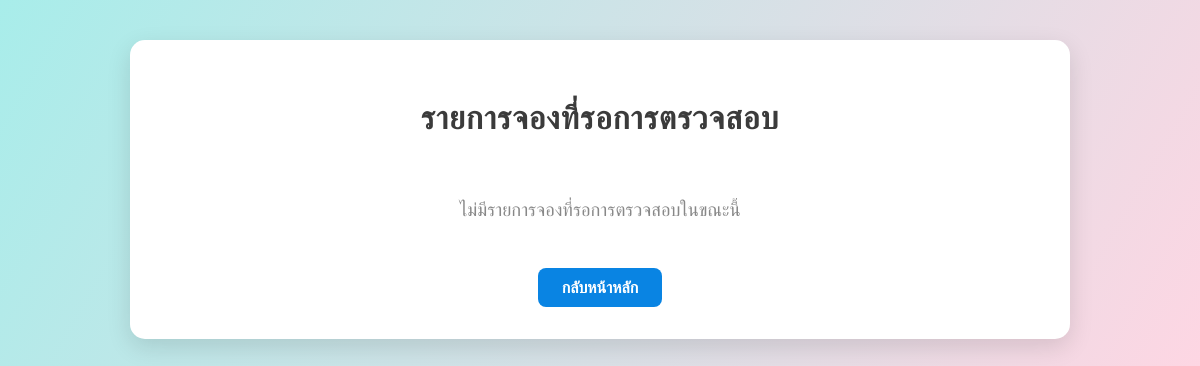
The app's page /PHP/booking_status_pending.php (signed in), older data.
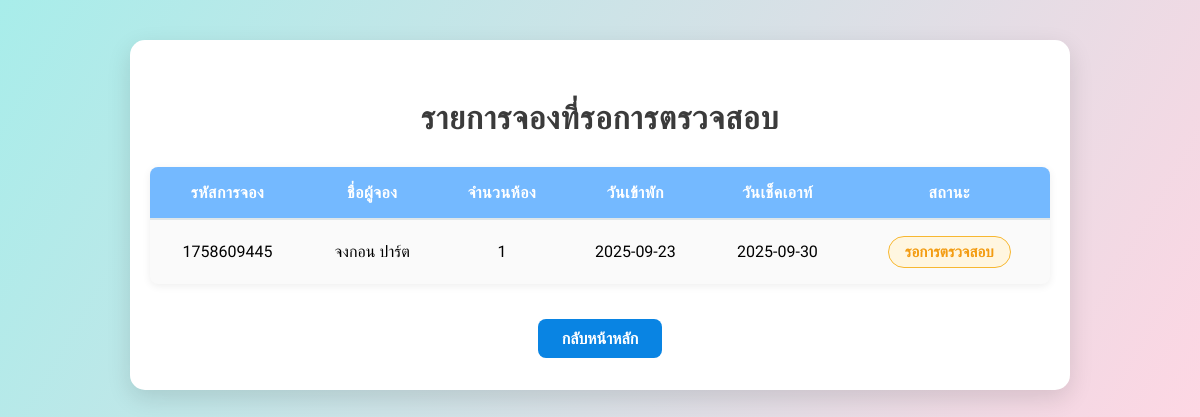
The same page, newer data.
### tables this page shows
CREATE TABLE `reservation` (
  `Reservation_Id` varchar(10) NOT NULL,
  `Guest_name` varchar(100) DEFAULT NULL,
  `Number_of_rooms` int(2) DEFAULT NULL,
  `Booking_time` varchar(10) DEFAULT NULL,
  `Number_of_adults` int(1) DEFAULT NULL,
  `Number_of_children` int(1) DEFAULT NULL,
  `Booking_date` date DEFAULT NULL,
  `Check_out_date` date DEFAULT NULL,
  `Email_Admin` varchar(30) DEFAULT NULL,
  `Email_member` varchar(30) DEFAULT NULL,
  `Receipt_Id` int(10) DEFAULT NULL,
  `Booking_status_Id` varchar(5) DEFAULT NULL
);

### PHP/booking_status_pending.php (the view, shortened to what this page needs)
<?php
include 'db.php';
$email_member = $_SESSION['email'] ?? '';
$sql = "SELECT Reservation_Id, Guest_name, Number_of_rooms, Booking_date, Check_out_date, Booking_status_Id
        FROM reservation
        WHERE Email_member = ? AND Booking_status_Id = 2
        ORDER BY Booking_date DESC";
$stmt = $conn->prepare($sql);
$stmt->bind_param('s', $email_member);
$stmt->execute();
$result = $stmt->get_result();
$bookings = [];
while ($row = $result->fetch_assoc()) {
    $bookings[] = $row;
}
?>
<!DOCTYPE html>
<html lang="th">
<head>
</head>
<body>
  <div class="container">
    <h2>รายการจองที่รอการตรวจสอบ</h2>
    <?php if (count($bookings) === 0): ?>
      <div class="no-booking">ไม่มีรายการจองที่รอการตรวจสอบในขณะนี้</div>
    <?php else: ?>
      <table>
        <thead>
          <tr>
            <th>รหัสการจอง</th>
            <th>ชื่อผู้จอง</th>
            <th>จำนวนห้อง</th>
            <th>วันเข้าพัก</th>
            <th>วันเช็คเอาท์</th>
            <th>สถานะ</th>
          </tr>
        </thead>
        <tbody>
          <?php foreach($bookings as $b): ?>
          <tr>
            <td><?= htmlspecialchars($b['Reservation_Id']) ?></td>
            <td><?= !empty($b['Guest_name']) ? htmlspecialchars($b['Guest_name']) : '<span style="color:#d63031;">ไม่พบชื่อ</span>' ?></td>
            <td><?= htmlspecialchars($b['Number_of_rooms']) ?></td>
            <td><?= htmlspecialchars($b['Booking_date']) ?></td>
            <td><?= htmlspecialchars($b['Check_out_date']) ?></td>
            <td>
              <span class="status-pending">รอการตรวจสอบ</span>
            </td>
          </tr>
          <?php endforeach; ?>
        </tbody>
      </table>
    <?php endif; ?>
    <div style="text-align:center;">
      <a href="home.php" class="back-btn">กลับหน้าหลัก</a>
    </div>
  </div>
</body>
</html>

### PHP/booking_status_pending.php (style rules this page uses)
body { font-family: 'Kanit', sans-serif; background: linear-gradient(120deg,#a8edea,#fed6e3); margin: 0; padding: 0; }
.container { max-width: 900px; margin: 40px auto; background: #fff; border-radius: 15px; box-shadow: 0 8px 24px rgba(0,0,0,0.12); padding: 32px 20px; }
h2 { text-align: center; color: #3b3b3b; margin-bottom: 30px; font-size: 2rem; letter-spacing: 1px; }
table { width: 100%; border-collapse: collapse; margin-bottom: 20px; background: #fafafa; border-radius: 8px; overflow: hidden; box-shadow: 0 2px 8px rgba(0,0,0,0.07); }
th, td { padding: 16px 10px; text-align: center; font-size: 1rem; }
th { background: #74b9ff; color: #fff; font-weight: 700; letter-spacing: 0.5px; border-bottom: 2px solid #dfe6e9; }
.status-pending { color: #f39c12; font-weight: 700; background: #fff6e0; padding: 6px 16px; border-radius: 20px; display: inline-block; font-size: 0.95rem; border: 1px solid #f7b731; }
.back-btn { display: inline-block; padding: 10px 24px; background: #0984e3; color: #fff; border-radius: 8px; text-decoration: none; font-weight: 600; margin-top: 15px; transition: background 0.3s; }
.no-booking { text-align: center; padding: 32px 0; color: #888; font-size: 1.15rem; }

Row changes from the older to the newer data that the page shows:
added reservation: Reservation_Id "1758609445", Guest_name "จงกอน ปาร์ต", Number_of_rooms "1", Booking_date "2025-09-23", Check_out_date "2025-09-30"
Text that changed along with them:
text no longer shown: "ไม่มีรายการจองที่รอการตรวจสอบในขณะนี้"
text now shown: "รหัสการจอง ชื่อผู้จอง จำนวนห้อง วันเข้าพัก วันเช็คเอาท์ สถานะ"
